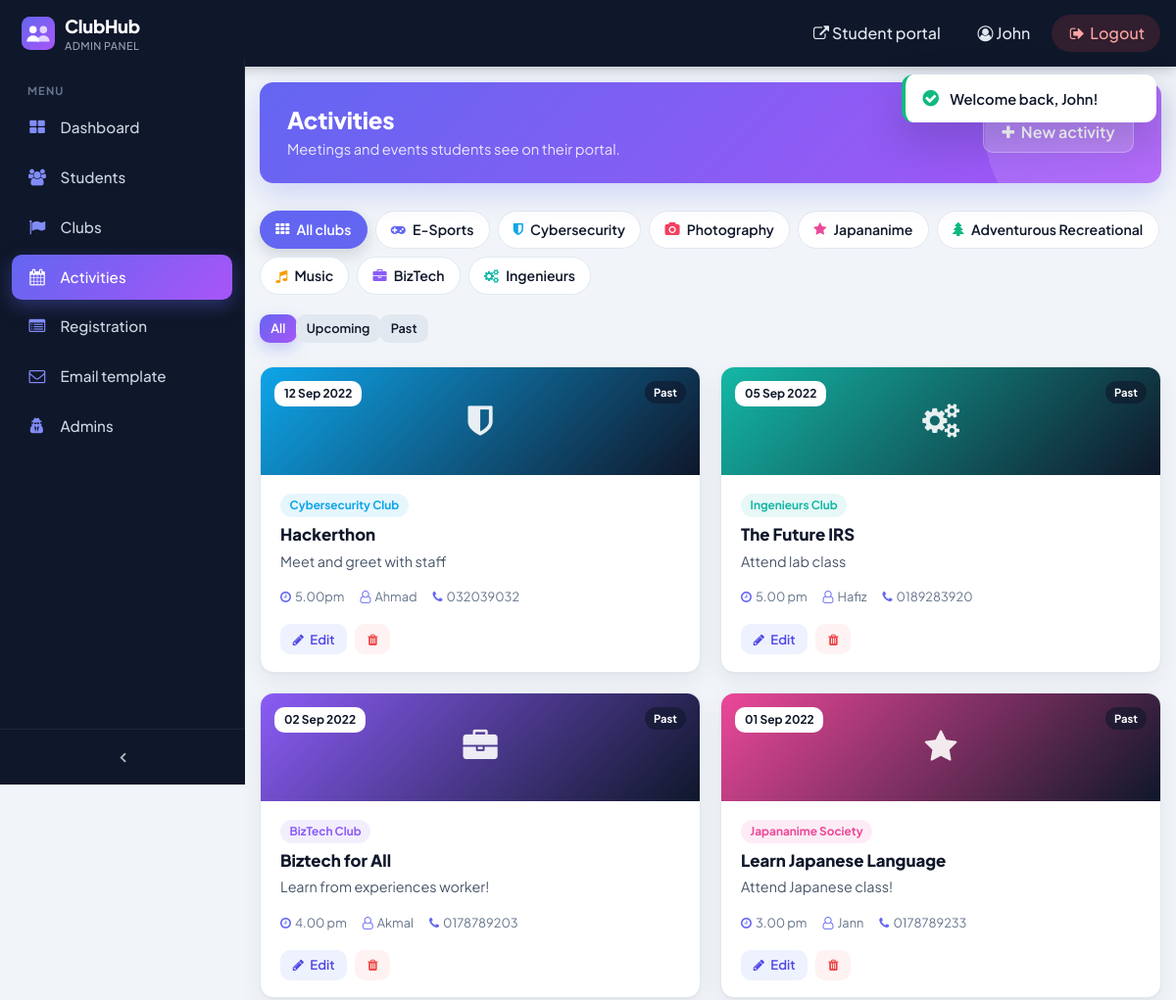
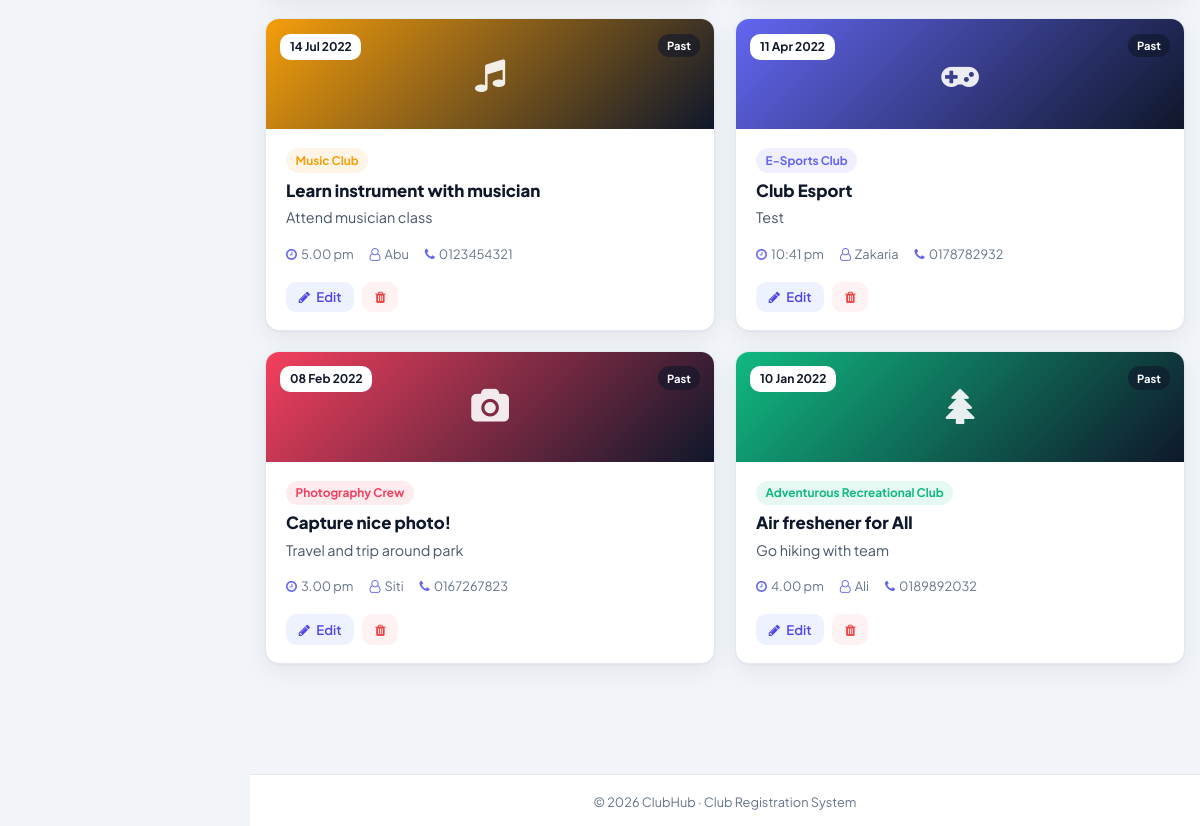
/club-unimy/activity/index.php (signed in), run on an earlier commit of the app's database (2 pictures, top to bottom).
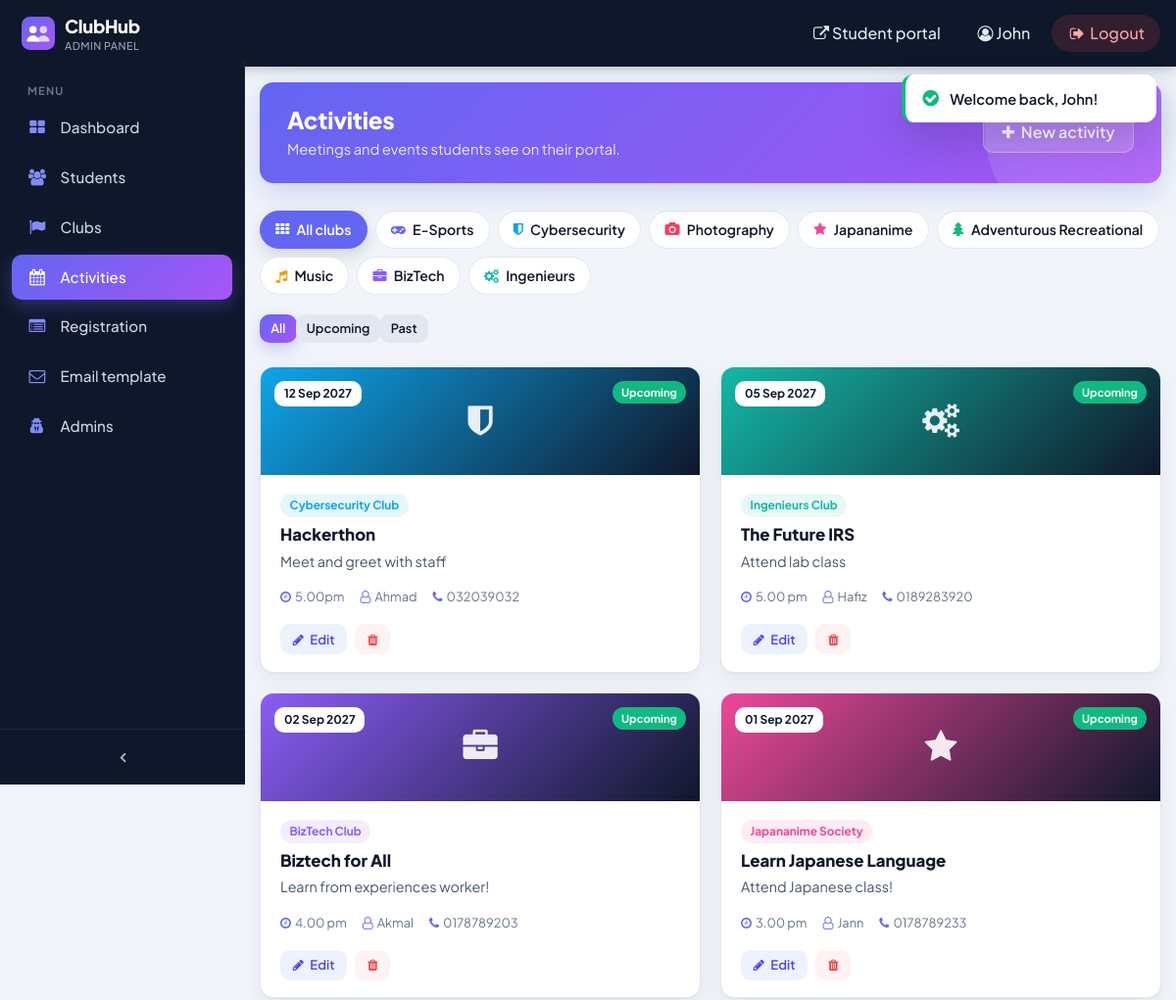
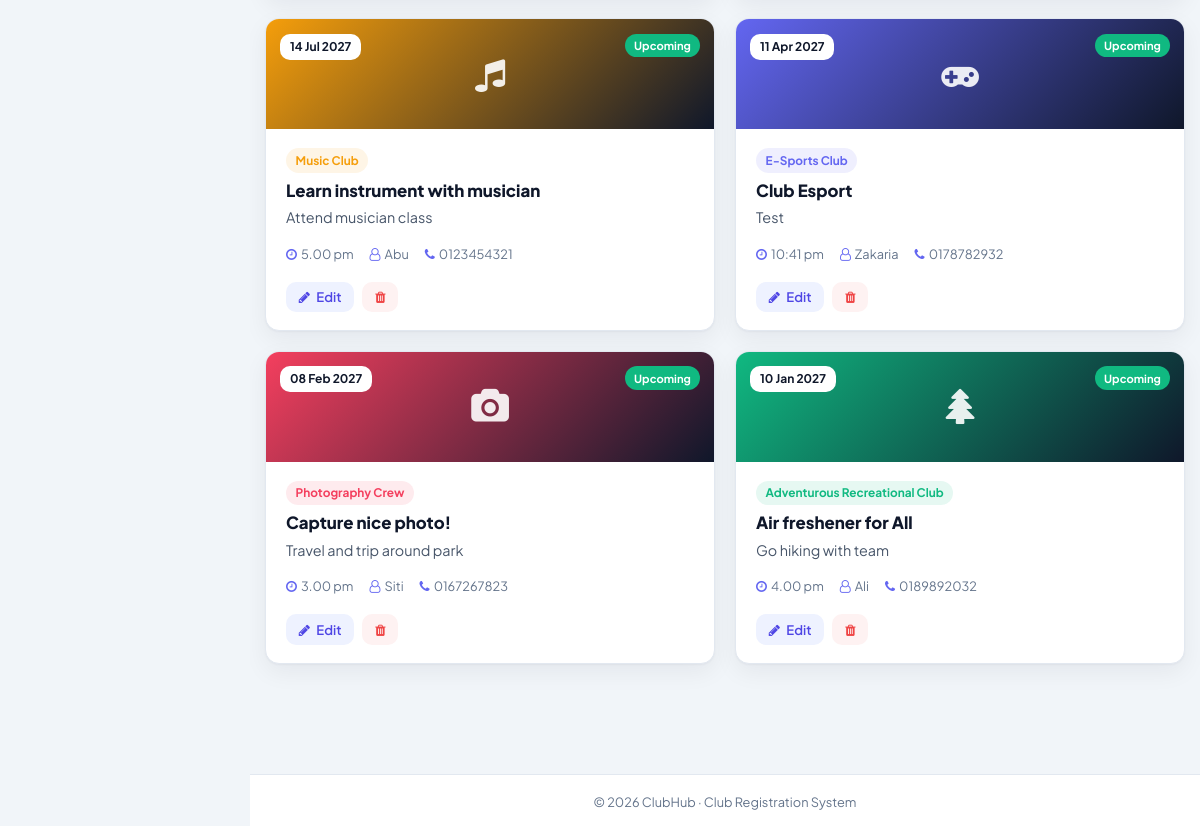
And on a later commit of the database (2 pictures, top to bottom).
### tables this page shows
CREATE TABLE `club_activity` (
  `club_id` int(11) NOT NULL,
  `club_image` varchar(200) NOT NULL,
  `club_content` varchar(200) NOT NULL,
  `club_content_2` varchar(200) NOT NULL,
  `club_date` varchar(200) NOT NULL,
  `club_time` varchar(200) NOT NULL,
  `club_contact` varchar(200) NOT NULL,
  `club_name` varchar(200) NOT NULL,
  `club_type` varchar(200) NOT NULL
);

### club-unimy/lib/app.php (called while the page is built, shortened)
<?php
require_once APP_ROOT . '/config-mysqli.php';
mysqli_set_charset($conn, 'utf8mb4');
function db(): mysqli
{
    global $conn;
    return $conn;
}
function q(string $sql, array $params = [])
{
    $stmt = db()->prepare($sql);
    $stmt->execute();
    $res = $stmt->get_result();
    return $res === false ? true : $res;
}
function rows(string $sql, array $params = []): array
{
    return q($sql, $params)->fetch_all(MYSQLI_ASSOC);
}
function e($v): string
{
    return htmlspecialchars((string)$v, ENT_QUOTES, 'UTF-8');
}
function url(string $path): string
{
    $script = str_replace(DIRECTORY_SEPARATOR, '/', dirname(realpath($_SERVER['SCRIPT_FILENAME'])));
    $root = str_replace(DIRECTORY_SEPARATOR, '/', APP_ROOT);
    $rel = trim(substr($script, strlen($root)), '/');
    $depth = $rel === '' ? 0 : substr_count($rel, '/') + 1;
    return str_repeat('../', $depth) . $path;
}
function take_flashes(): array
{
    $f = $_SESSION['flash'] ?? [];
    return $f;
}

### club-unimy/activity/index.php (the view, shortened to what this page needs)
<?php
require_once __DIR__ . '/../lib/layout.php';
$type = $_GET['type'] ?? '';
$when = $_GET['when'] ?? 'all';
$where = [];
$params = [];
$sql = 'SELECT * FROM club_activity' . ($where ? ' WHERE ' . implode(' AND ', $where) : '') . ' ORDER BY club_date DESC, club_id DESC';
$activities = rows($sql, $params);
$base = 'index.php?' . ($type ? 'type=' . $type . '&' : '');
admin_header(
    $type ? CLUBS[$type]['name'] . ' activities' : 'Activities',
    'Meetings and events students see on their portal.',
    'activity',
    '<a class="btn" href="edit.php' . ($type ? '?type=' . $type : '') . '"><i class="fa fa-plus mr-1"></i> New activity</a>'
);
?>
<div class="cb-club-tabs">
    <a href="index.php<?= $when !== 'all' ? '?when=' . e($when) : '' ?>" class="<?= $type === '' ? 'active' : '' ?>"><i class="fa fa-th"></i> All clubs</a>
    <?php foreach (CLUBS as $t => $c) { ?>
    <a href="index.php?type=<?= $t ?>&when=<?= e($when) ?>" class="<?= $t === $type ? 'active' : '' ?>" style="--c:<?= $c['color'] ?>">
        <i class="fa <?= $c['icon'] ?>"></i> <?= e($c['keyword']) ?>
    </a>
    <?php } ?>
</div>
<div class="btn-group mb-4" role="group" aria-label="Filter by date">
    <?php foreach (['all' => 'All', 'upcoming' => 'Upcoming', 'past' => 'Past'] as $k => $label) { ?>
    <a href="<?= $base ?>when=<?= $k ?>" class="btn btn-sm <?= $when === $k ? 'btn-primary' : 'btn-secondary' ?>"><?= $label ?></a>
    <?php } ?>
</div>
<div class="cb-act-grid mb-4">
    <?php foreach ($activities as $a) {
        $c = CLUBS[$a['club_type']] ?? ['name' => $a['club_type'], 'color' => '#64748b', 'icon' => 'fa-calendar'];
        $ts = strtotime($a['club_date']);
        $upcoming = $ts && $ts >= strtotime('today'); ?>
    <div class="cb-act">
        <div class="cb-act-top" style="background:linear-gradient(135deg, <?= $c['color'] ?>, #0f172a)">
            <i class="fa <?= $c['icon'] ?>"></i>
            <?php if ($ts) { ?><span class="cb-act-date"><?= date('d M Y', $ts) ?></span><?php } ?>
            <span class="cb-act-status<?= $upcoming ? ' upcoming' : '' ?>"><?= $upcoming ? 'Upcoming' : 'Past' ?></span>
        </div>
        <div class="cb-act-body">
            <span class="cb-pill" style="background:<?= $c['color'] ?>1a;color:<?= $c['color'] ?>;align-self:flex-start"><?= e($c['name']) ?></span>
            <h5><?= e($a['club_content']) ?></h5>
            <p><?= e($a['club_content_2']) ?></p>
            <div class="cb-act-meta">
                <span><i class="fa fa-clock-o"></i><?= e($a['club_time']) ?></span>
                <span><i class="fa fa-user-o"></i><?= e($a['club_name']) ?></span>
                <span><i class="fa fa-phone"></i><?= e($a['club_contact']) ?></span>
            </div>
        </div>
        <div class="cb-act-actions">
            <a href="edit.php?id=<?= (int)$a['club_id'] ?>" class="btn btn-light-primary"><i class="fa fa-pencil mr-1"></i> Edit</a>
            <form method="post" data-confirm="Delete &quot;<?= e($a['club_content']) ?>&quot;? Students will no longer see it.">
                <button class="btn btn-light-danger"><i class="fa fa-trash"></i></button>
            </form>
        </div>
    </div>
    <?php } ?>
</div>
<?php admin_footer(); ?>

### club-unimy/lib/layout.php (shortened to what this page needs)
<?php
function nav_items(): array
{
    return [
        ['dashboard', 'Dashboard',        'fa-th-large',   'dashboard.php'],
        ['students',  'Students',         'fa-users',      'students.php'],
        ['clubs',     'Clubs',            'fa-flag',       'form/club.php'],
        ['activity',  'Activities',       'fa-calendar',   'activity/index.php'],
        ['register',  'Registration',     'fa-list-alt',   'forminfo.php'],
        ['email',     'Email template',   'fa-envelope-o', 'maklumatemail.php'],
        ['admins',    'Admins',           'fa-user-secret', 'admins.php'],
    ];
}
function admin_header(string $title, string $subtitle = '', string $active = '', string $actions = ''): void
{
    $u = 'url';
    ?>
<!DOCTYPE html>
<html lang="en">
<head>
    <link href="<?= $u('vendor/bootstrap/css/bootstrap.min.css') ?>" rel="stylesheet">
    <link href="<?= $u('vendor/font-awesome/css/font-awesome.min.css') ?>" rel="stylesheet">
    <link href="<?= $u('vendor/datatables/dataTables.bootstrap4.css') ?>" rel="stylesheet">
    <link href="<?= $u('css/sb-admin.css') ?>" rel="stylesheet">
    <link href="<?= $u('css/theme.css') ?>" rel="stylesheet">
</head>
<body class="fixed-nav sticky-footer bg-dark" id="page-top">
    <nav class="navbar navbar-expand-lg navbar-dark bg-dark fixed-top" id="mainNav">
        <a class="navbar-brand" href="<?= $u('dashboard.php') ?>">
            <img src="<?= $u('img/logo.svg') ?>" alt="">
            <span><?= APP_NAME ?><small>Admin Panel</small></span>
        </a>
        <div class="collapse navbar-collapse" id="navbarResponsive">
            <ul class="navbar-nav navbar-sidenav" id="exampleAccordion">
                <li class="cb-nav-label">Menu</li>
                <li class="nav-item">
                    <?php foreach (nav_items() as [$key, $label, $icon, $href]) { ?>
                    <a class="nav-link<?= $key === $active ? ' active' : '' ?>" href="<?= $u($href) ?>" title="<?= e($label) ?>">
                        <i class="fa <?= $icon ?>" aria-hidden="true"></i>
                        <span class="nav-link-text"><?= e($label) ?></span>
                    </a>
                    <?php } ?>
                </li>
            </ul>
            <ul class="navbar-nav sidenav-toggler">
                <li class="nav-item">
                    <a class="nav-link text-center" id="sidenavToggler"><i class="fa fa-fw fa-angle-left"></i></a>
                </li>
            </ul>
            <ul class="navbar-nav ml-auto align-items-lg-center">
                <li class="nav-item">
                    <a class="nav-link" href="<?= $u('../club-user/loginUser.php') ?>" target="_blank" rel="noopener">
                        <i class="fa fa-external-link"></i> Student portal</a>
                </li>
                <li class="nav-item">
                    <a class="nav-link" href="<?= $u('profile.php') ?>">
                        <i class="fa fa-user-circle-o"></i> <?= e($_SESSION['u_first'] ?? 'Admin') ?></a>
                </li>
                <li class="nav-item">
                    <a class="nav-link cb-logout" data-toggle="modal" data-target="#logoutModal" href="#">
                        <i class="fa fa-fw fa-sign-out"></i> Logout</a>
                </li>
            </ul>
        </div>
    </nav>
    <div class="content-wrapper">
        <div class="container-fluid">
            <div class="breadcrumb cb-page-head">
                <div>
                    <h4><?= e($title) ?></h4>
                    <?php if ($subtitle) { ?><small><?= e($subtitle) ?></small><?php } ?>
                </div>
                <?php if ($actions) { ?><div class="cb-head-actions"><?= $actions ?></div><?php } ?>
            </div>
<?php
}
function admin_footer(string $scripts = ''): void
{
    $flashes = take_flashes();
    ?>
        </div>
    </div>
    <footer class="sticky-footer">
        <div class="container">
            <div class="text-center">
                <small>&copy; <?= date('Y') ?> <?= APP_NAME ?> &middot; Club Registration System</small>
            </div>
        </div>
    </footer>
    <div class="cb-toasts" id="cbToasts">
        <?php foreach ($flashes as $f) { ?>
        <div class="cb-toast cb-toast-<?= e($f['type']) ?>">
            <span><?= e($f['message']) ?></span>
        </div>
        <?php } ?>
    </div>
</body>
</html>
<?php
}

### club-unimy/css/sb-admin.css (style rules this page uses)
html { position: relative; min-height: 100%; }
body { overflow-x: hidden; }
body.sticky-footer { margin-bottom: 56px; }
body.sticky-footer .content-wrapper { min-height: calc(100vh - 56px - 56px); }
body.fixed-nav { padding-top: 56px; }
.content-wrapper { min-height: calc(100vh - 56px); padding-top: 1rem; }
#mainNav .navbar-collapse { overflow: auto; max-height: 75vh; }
#mainNav .navbar-collapse .navbar-nav .nav-item .nav-link { cursor: pointer; }
#mainNav .navbar-collapse .sidenav-toggler { display: none; }
@media (min-width: 992px) { #mainNav .navbar-brand { width: 250px; } }
@media (min-width: 992px) { #mainNav .navbar-collapse { overflow: visible; max-height: none; } }
@media (min-width: 992px) { #mainNav .navbar-collapse .navbar-sidenav { position: absolute; top: 0; left: 0; overflow-x: hidden; overflow-y: auto; -webkit-flex-direction: column; -ms-flex-direction: column; flex-direction: column; margin-top: 56px; } }
@media (min-width: 992px) { #mainNav .navbar-collapse .navbar-sidenav > .nav-item { width: 250px; padding: 0; } }
@media (min-width: 992px) { #mainNav .navbar-collapse .navbar-sidenav > .nav-item > .nav-link { padding: 1em; } }
#mainNav.fixed-top .sidenav-toggler { display: none; }
@media (min-width: 992px) { #mainNav.fixed-top .navbar-sidenav { height: calc(100vh - 112px); } }
@media (min-width: 992px) { #mainNav.fixed-top .sidenav-toggler { position: absolute; top: 0; left: 0; display: flex; overflow-x: hidden; overflow-y: auto; -webkit-flex-direction: column; -ms-flex-direction: column; flex-direction: column; margin-top: calc(100vh - 56px); } }
@media (min-width: 992px) { #mainNav.fixed-top .sidenav-toggler > .nav-item { width: 250px; padding: 0; } }
@media (min-width: 992px) { #mainNav.fixed-top .sidenav-toggler > .nav-item > .nav-link { padding: 1em; } }
#mainNav.fixed-top.navbar-dark .sidenav-toggler { background-color: #212529; }
#mainNav.fixed-top.navbar-dark .sidenav-toggler a i { color: #adb5bd; }
.content-wrapper { overflow-x: hidden; background: white; }
@media (min-width: 992px) { .content-wrapper { margin-left: 250px; } }
#sidenavToggler i { font-weight: 800; }
#mainNav.navbar-dark .navbar-collapse .navbar-sidenav > .nav-item > .nav-link { color: #868e96; }
@media (min-width: 992px) { #mainNav.navbar-dark .navbar-collapse .navbar-sidenav { background: #343a40; } }
footer.sticky-footer { position: absolute; right: 0; bottom: 0; width: 100%; height: 56px; background-color: #e9ecef; line-height: 55px; }
@media (min-width: 992px) { footer.sticky-footer { width: calc(100% - 250px); } }

What changed in the data, as far as the page shows it:
changed club_activity "Hackerthon": club_date "12 Sep 2022" → "12 Sep 2027"; club_date "Past" → "Upcoming"
changed club_activity "The Future IRS": club_date "05 Sep 2022" → "05 Sep 2027"; club_date "Past" → "Upcoming"
changed club_activity "Biztech for All": club_date "02 Sep 2022" → "02 Sep 2027"; club_date "Past" → "Upcoming"
changed club_activity "Learn Japanese Language": club_date "01 Sep 2022" → "01 Sep 2027"; club_date "Past" → "Upcoming"
changed club_activity "Learn instrument with musician": club_date "14 Jul 2022" → "14 Jul 2027"; club_date "Past" → "Upcoming"
changed club_activity "Club Esport": club_date "11 Apr 2022" → "11 Apr 2027"; club_date "Past" → "Upcoming"
changed club_activity "Capture nice photo!": club_date "08 Feb 2022" → "08 Feb 2027"; club_date "Past" → "Upcoming"
changed club_activity "Air freshener for All": club_date "10 Jan 2022" → "10 Jan 2027"; club_date "Past" → "Upcoming"
